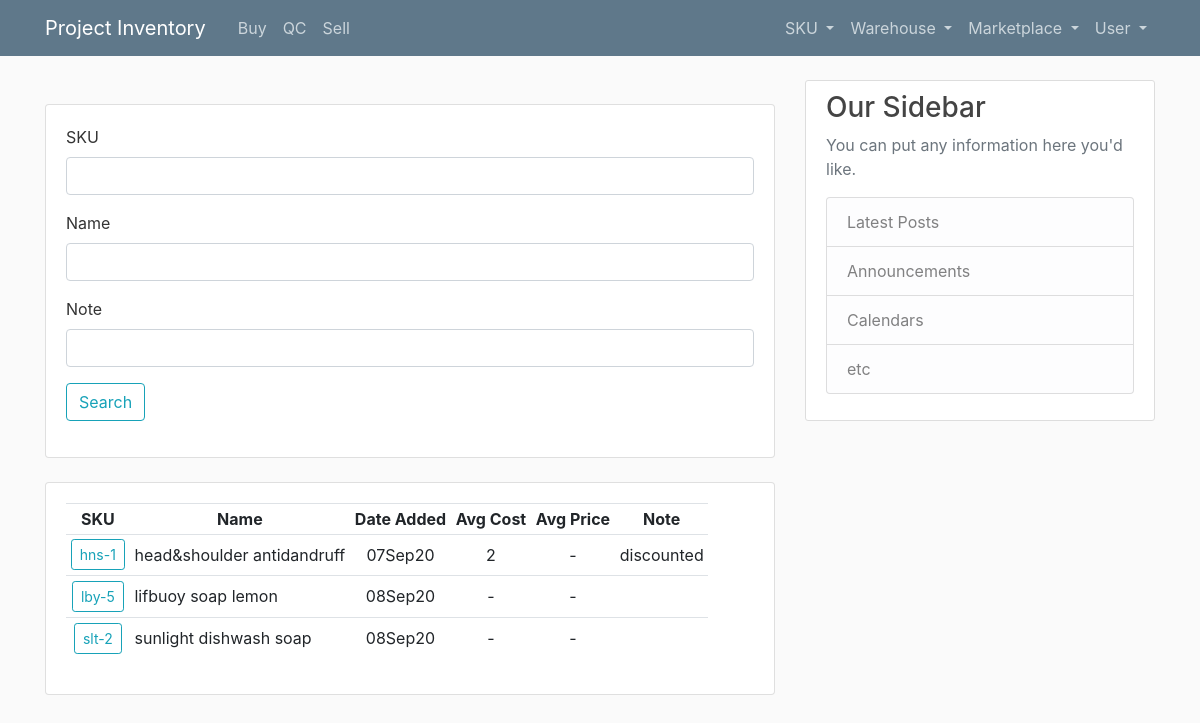
The app's page /sku-list (signed in) with its own data.
### sku/models.py (models this page shows, shortened)
class SKU(models.Model):
    slug = models.SlugField(max_length=50, null=True, unique=True)
    name = models.CharField(max_length=255, null=True)
    note = models.TextField(null=True, blank = True)
    creator = models.ForeignKey(User, on_delete=models.SET_NULL, null=True)
    date_added = models.DateTimeField(default=timezone.now, null=True)
    def avg_cost(self):
        avg = Product.objects.filter(sku=self).exclude(location__slug='in').exclude(location__slug='out').aggregate(Avg('cost'))['cost__avg']
        if avg:
            return round(avg)
        else:
            return "-"
    def avg_price(self):
        avg = Product.objects.filter(sku=self).aggregate(Avg('price'))['price__avg']
        if avg:
            return round(avg)
        else:
            return "-"

### sku/views.py (the view)
# urls.py: path('sku-list', views.SkuList, name='sku-list'),
def SkuList(request):
    if not request.user.username:
        return redirect('/login/?next=%s' % request.path)
    skus = SKU.objects.all()
    sku_count = skus.count()
    sku_filter = SkuFilter(request.GET, queryset=skus)
    skus = sku_filter.qs
    context = {'skus':skus,
               'sku_count':sku_count,
               'sku_filter':sku_filter}
    return render(request, 'sku/sku_list.html', context)

### sku/templates/sku/sku_list.html
{% extends 'base.html' %}
{% load crispy_forms_tags %}
{% block content %}
<br>
<div class="row">
    <div class="col">
        <div class="card card-body">
            <form method="get">
                {{sku_filter.form|crispy}}
                <button class="btn btn-outline-info" type="submit">
                    Search
                </button>
            </form>
        </div>
    </div>
</div>
<br>
<div class="row">
    <div class="col-md">
        <div class="card card-body">
            <table class="table table-sm table-hover table-responsive">
                <tr>
                    <th style="text-align:center">SKU</th>
                    <th style="text-align:center">Name</th>
                    <th style="text-align:center">Date Added</th>
                    <th style="text-align:center">Avg Cost</th>
                    <th style="text-align:center">Avg Price</th>
                    <th style="text-align:center">Note</th>
                </tr>
                {% for sku in skus %}
                <tr>
                    <td class="align-middle" style="text-align:center">
                        <a class="btn btn-sm btn-outline-info" href="{% url 'sku-detail' sku.slug %}">{{ sku.slug }}</a>
                    </td>
                    <td class="align-middle">
                        {{ sku.name }}
                    </td>
                    <td class="align-middle" style="text-align:center">
                        {{ sku.date_added|date:"dMy" }}
                    </td>
                    <td class="align-middle" style="text-align:center">
                        {{ sku.avg_cost}}
                    </td>
                    <td class="align-middle" style="text-align:center">
                        {{ sku.avg_price}}
                    </td>
                    <td class="align-middle" >
                    {% if sku.note|length > 140 %}
                            {{ sku.note|slice:140 }} ...
                        {% else %}
                            {{ sku.note }}
                        {% endif %}
                    </td>
                </tr>
                {% endfor %}
            </table>
        </div>
    </div>
</div>
{% endblock %}

### static/css/main.css (style rules this page uses)
body { background: #fafafa; color: #333333; margin-top: 5rem; }

### records on screen
SKU: slug "hns-1", name "head&shoulder antidandruff", date_added "07Sep20", avg_cost "2", avg_price "-", note "discounted"
SKU: slug "lby-5", name "lifbuoy soap lemon", date_added "08Sep20", avg_cost "-", avg_price "-"
SKU: slug "slt-2", name "sunlight dishwash soap", date_added "08Sep20", avg_cost "-", avg_price "-"
